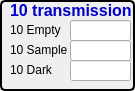
  <widget class="QGroupBox" name="groupBox_10">
   <property name="geometry">
    <rect>
     <x>280</x>
     <y>410</y>
     <width>135</width>
     <height>91</height>
    </rect>
   </property>
   <property name="styleSheet">
    <string notr="true">QGroupBox { 
     border: 2px solid black; 
     border-radius: 5px; 
 } </string>
   </property>
   <property name="title">
    <string/>
   </property>
   <widget class="QLabel" name="label_88">
    <property name="geometry">
     <rect>
      <x>10</x>
      <y>20</y>
      <width>61</width>
      <height>21</height>
     </rect>
    </property>
    <property name="font">
     <font>
      <pointsize>9</pointsize>
     </font>
    </property>
    <property name="text">
     <string>&lt;html&gt;&lt;head/&gt;&lt;body&gt;&lt;p&gt;10 Empty&lt;/p&gt;&lt;/body&gt;&lt;/html&gt;</string>
    </property>
   </widget>
   <widget class="QLabel" name="label_89">
    <property name="geometry">
     <rect>
      <x>10</x>
      <y>40</y>
      <width>61</width>
      <height>21</height>
     </rect>
    </property>
    <property name="font">
     <font>
      <pointsize>9</pointsize>
     </font>
    </property>
    <property name="text">
     <string>&lt;html&gt;&lt;head/&gt;&lt;body&gt;&lt;p&gt;10 Sample&lt;/p&gt;&lt;/body&gt;&lt;/html&gt;</string>
    </property>
   </widget>
   <widget class="QLabel" name="label_90">
    <property name="geometry">
     <rect>
      <x>10</x>
      <y>60</y>
      <width>51</width>
      <height>21</height>
     </rect>
    </property>
    <property name="font">
     <font>
      <pointsize>9</pointsize>
     </font>
    </property>
    <property name="text">
     <string>&lt;html&gt;&lt;head/&gt;&lt;body&gt;&lt;p&gt;10 Dark&lt;/p&gt;&lt;/body&gt;&lt;/html&gt;</string>
    </property>
   </widget>
   <widget class="caTextEntry" name="catextentry_105">
    <property name="geometry">
     <rect>
      <x>70</x>
      <y>20</y>
      <width>61</width>
      <height>21</height>
     </rect>
    </property>
    <property name="channel" stdset="0">
     <string notr="true">12idcSAXS:transI0_Empty.VAL</string>
    </property>
    <property name="background">
     <color>
      <red>115</red>
      <green>215</green>
      <blue>253</blue>
     </color>
    </property>
    <property name="colorMode">
     <enum>caLineEdit::Static</enum>
    </property>
   </widget>
   <widget class="caTextEntry" name="catextentry_106">
    <property name="geometry">
     <rect>
      <x>70</x>
      <y>40</y>
      <width>61</width>
      <height>21</height>
     </rect>
    </property>
    <property name="channel" stdset="0">
     <string notr="true">12idcSAXS:transI0_Spl.VAL</string>
    </property>
    <property name="background">
     <color>
      <red>115</red>
      <green>215</green>
      <blue>253</blue>
     </color>
    </property>
    <property name="colorMode">
     <enum>caLineEdit::Static</enum>
    </property>
   </widget>
   <widget class="caTextEntry" name="catextentry_107">
    <property name="geometry">
     <rect>
      <x>70</x>
      <y>60</y>
      <width>61</width>
      <height>21</height>
     </rect>
    </property>
    <property name="channel" stdset="0">
     <string notr="true">12idcSAXS:transI0_Dark.VAL</string>
    </property>
    <property name="background">
     <color>
      <red>115</red>
      <green>215</green>
      <blue>253</blue>
     </color>
    </property>
    <property name="colorMode">
     <enum>caLineEdit::Static</enum>
    </property>
   </widget>
   <widget class="QLabel" name="label_83">
    <property name="geometry">
     <rect>
      <x>10</x>
      <y>-10</y>
      <width>131</width>
      <height>41</height>
     </rect>
    </property>
    <property name="font">
     <font>
      <pointsize>12</pointsize>
      <weight>75</weight>
      <bold>true</bold>
     </font>
    </property>
    <property name="text">
     <string>&lt;html&gt;&lt;head/&gt;&lt;body&gt;&lt;p&gt;&lt;span style=&quot; color:#0000cc;&quot;&gt;10 transmission&lt;/span&gt;&lt;/p&gt;&lt;/body&gt;&lt;/html&gt;</string>
    </property>
   </widget>
  </widget>
